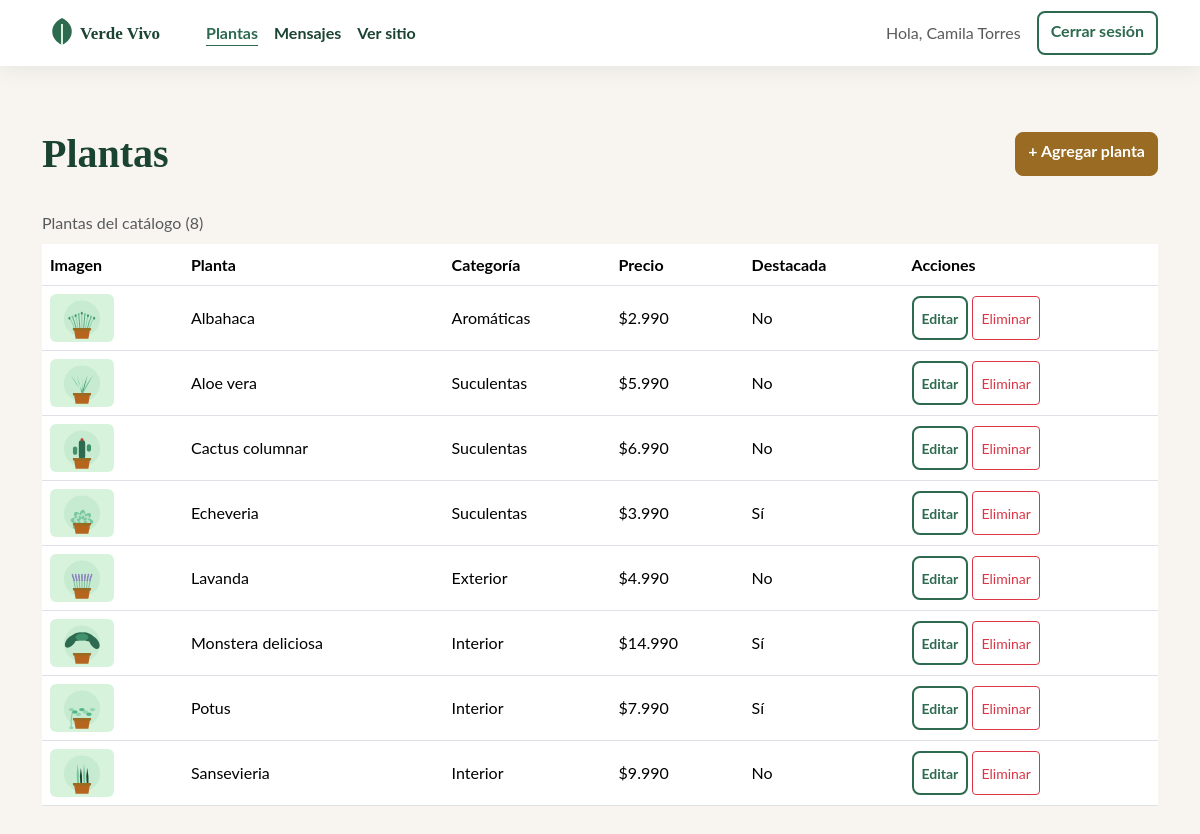
/admin/admin_list.php (signed in), run on the app's committed database.
### tables this page shows
CREATE TABLE vv_plantas (
  p_id           INT AUTO_INCREMENT PRIMARY KEY,
  p_nombre       VARCHAR(120) NOT NULL,
  p_cientifico   VARCHAR(120) DEFAULT NULL,
  p_descripcion  TEXT NOT NULL,
  p_luz          VARCHAR(120) DEFAULT NULL,
  p_riego        VARCHAR(120) DEFAULT NULL,
  p_precio       INT UNSIGNED NOT NULL,
  p_imagen       VARCHAR(255) DEFAULT NULL,
  p_categoria_id INT DEFAULT NULL,
  p_destacada    TINYINT(1) NOT NULL DEFAULT 0,
  CONSTRAINT fk_planta_categoria FOREIGN KEY (p_categoria_id)
    REFERENCES vv_categorias (c_id) ON DELETE SET NULL
);

CREATE TABLE vv_categorias (
  c_id     INT AUTO_INCREMENT PRIMARY KEY,
  c_nombre VARCHAR(60) NOT NULL,
  c_slug   VARCHAR(60) NOT NULL UNIQUE
);

### class/db.php (called while the page is built, shortened)
<?php
class db {
    protected $connection;
    protected $query;
    public function __construct($dbhost = 'localhost', $dbuser = 'root', $dbpass = '', $dbname = '', $charset = 'utf8mb4') {
        $this->connection = @new mysqli($dbhost, $dbuser, $dbpass, $dbname);
        $this->connection->set_charset($charset);
    }
    public function query($query) {
        if ($this->query = $this->connection->prepare($query)) {
            $this->query->execute();
        } else {
            $this->error('No se puede preparar la declaración de MySQL (revisa tu sintaxis) - ' . $this->connection->error);
        }
        return $this;
    }
    public function fetchAll($callback = null) {
        $params = array();
        $row = array();
        $meta = $this->query->result_metadata();
        while ($field = $meta->fetch_field()) {
            $params[] = &$row[$field->name];
        }
        call_user_func_array(array($this->query, 'bind_result'), $params);
        $result = array();
        while ($this->query->fetch()) {
            $r = array();
            foreach ($row as $key => $val) {
                $r[$key] = $val;
            }
            if ($callback != null && is_callable($callback)) {
                $value = call_user_func($callback, $r);
                if ($value == 'break') {
                    break;
                }
            } else {
                $result[] = $r;
            }
        }
        return $result;
    }
}

### class/helpers.php (called while the page is built)
<?php
function e($texto) {
    return htmlspecialchars((string)$texto, ENT_QUOTES, 'UTF-8');
}
function precio($valor) {
    return '$' . number_format((int)$valor, 0, ',', '.');
}

### admin/admin_list.php (the view, shortened to what this page needs)
<?php
include_once '../class/db.php';
include_once '../class/helpers.php';
$db = new db($dbhost, $dbuser, $dbpass, $dbname, 'utf8mb4');
$db->query('SELECT p.p_id, p.p_nombre, p.p_precio, p.p_imagen, p.p_destacada, c.c_nombre
            FROM vv_plantas p
            LEFT JOIN vv_categorias c ON p.p_categoria_id = c.c_id
            ORDER BY p.p_nombre');
$plantas = $db->fetchAll();
include 'partes/admin-header.php';
?>
      <div class="d-flex flex-wrap justify-content-between align-items-center gap-3 mb-4">
        <h1 class="mb-0">Plantas</h1>
        <a href="admin_insertar.php" class="btn btn-accion">+ Agregar planta</a>
      </div>
<?php if (empty($plantas)): ?>
      <p>Aún no hay plantas. Agrega la primera.</p>
<?php else: ?>
      <div class="table-responsive">
        <table class="table align-middle tabla-panel">
          <caption>Plantas del catálogo (<?= count($plantas) ?>)</caption>
          <thead>
            <tr>
              <th scope="col">Imagen</th>
              <th scope="col">Planta</th>
              <th scope="col">Categoría</th>
              <th scope="col">Precio</th>
              <th scope="col">Destacada</th>
              <th scope="col">Acciones</th>
            </tr>
          </thead>
          <tbody>
<?php foreach ($plantas as $p): ?>
            <tr>
              <td><img src="../img/plantas/<?= e($p['p_imagen'] ?: 'sin-imagen.svg') ?>" alt="" width="64" height="48" class="rounded"></td>
              <td><?= e($p['p_nombre']) ?></td>
              <td><?= e($p['c_nombre'] ?? '—') ?></td>
              <td><?= precio($p['p_precio']) ?></td>
              <td><?= $p['p_destacada'] ? 'Sí' : 'No' ?></td>
              <td class="text-nowrap">
                <a href="admin_editar.php?id=<?= (int)$p['p_id'] ?>" class="btn btn-sm btn-outline-verde">Editar<span class="visually-hidden"> <?= e($p['p_nombre']) ?></span></a>
                <form action="eliminar.php" method="post" class="d-inline form-eliminar" data-nombre="<?= e($p['p_nombre']) ?>">
                  <button type="submit" class="btn btn-sm btn-outline-danger">Eliminar<span class="visually-hidden"> <?= e($p['p_nombre']) ?></span></button>
                </form>
              </td>
            </tr>
<?php endforeach; ?>
          </tbody>
        </table>
      </div>
<?php endif; ?>
<?php include 'partes/admin-footer.php'; ?>

### css/estilos.css (style rules this page uses)
:root { --color-texto: #1B4332; --color-texto-suave: #5A6470; --color-titulo: #1B4332; --color-enlace: #2D6A4F; --color-fondo: #F8F5F0; --color-superficie: #FFFFFF; --color-accion: #9A6B22; --color-accion-hover: #7F5819; --color-foco: #1B4332; }
body { font-family: "Lato", Arial, sans-serif; color: var(--color-texto); background-color: var(--color-fondo); line-height: 1.6; }
h1, h2, h3, .h1, .h2, .h3, .h4 { font-family: "Playfair Display", Georgia, serif; color: var(--color-titulo); font-weight: 700; }
h1, .h1 { font-size: 2rem; }
@media (min-width: 768px) { h1, .h1 { font-size: 2.5rem; } }
a { color: var(--color-enlace); }
.btn-accion { background-color: var(--color-accion); border-color: var(--color-accion); color: #FFFFFF; font-weight: 700; border-radius: 8px; min-height: 44px; }
.btn-outline-verde { border: 2px solid #2D6A4F; color: #2D6A4F; font-weight: 700; border-radius: 8px; min-height: 44px; }
.tabla-panel { background-color: var(--color-superficie); }
.tabla-panel caption { caption-side: top; }
.tabla-panel .btn { min-height: 44px; display: inline-flex; align-items: center; }

### data on the page
vv_plantas: p_imagen (picture), p_nombre "Albahaca", p_categoria.c_nombre "Aromáticas", p_precio "$2.990", p_destacada "No"
vv_plantas: p_imagen (picture), p_nombre "Aloe vera", p_categoria.c_nombre "Suculentas", p_precio "$5.990", p_destacada "No"
vv_plantas: p_imagen (picture), p_nombre "Cactus columnar", p_categoria.c_nombre "Suculentas", p_precio "$6.990", p_destacada "No"
vv_plantas: p_imagen (picture), p_nombre "Echeveria", p_categoria.c_nombre "Suculentas", p_precio "$3.990", p_destacada "Sí"
vv_plantas: p_imagen (picture), p_nombre "Lavanda", p_categoria.c_nombre "Exterior", p_precio "$4.990", p_destacada "No"
vv_plantas: p_imagen (picture), p_nombre "Monstera deliciosa", p_categoria.c_nombre "Interior", p_precio "$14.990", p_destacada "Sí"
vv_plantas: p_imagen (picture), p_nombre "Potus", p_categoria.c_nombre "Interior", p_precio "$7.990", p_destacada "Sí"
vv_plantas: p_imagen (picture), p_nombre "Sansevieria", p_categoria.c_nombre "Interior", p_precio "$9.990", p_destacada "No"

### other printed values
$_SESSION['u_nombre'] "Camila Torres"
count($plantas) "8"
